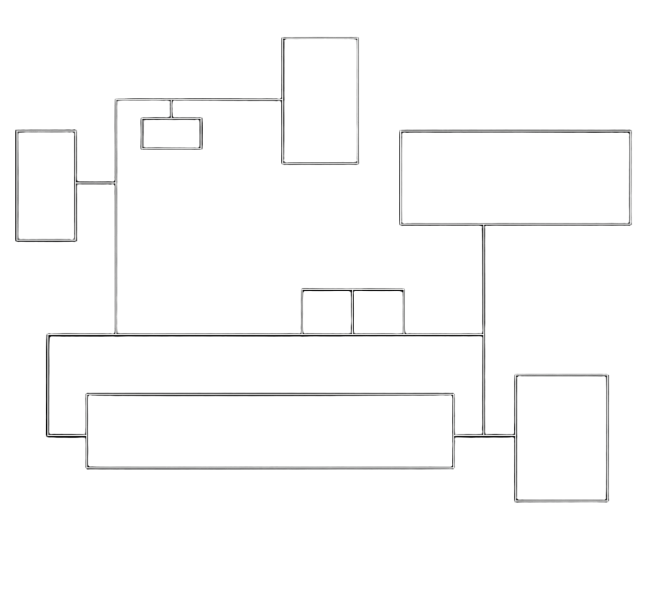
#> input picture assets/cameras/camera_map.png, 1306 x 1204 px (shown at 1/2 size)
$ python gen_vent_map.py
#> lines starting #> are read from the running program, lines starting #| are printed output that depends on the picture; after the words box and inside, x2 and y2 are one past the last pixel; in counts of white or black regions, pixels touching at a corner belong together
"""Генерация vent_map.png — прозрачный оверлей с белыми контурами
комнат и синими duct-линиями с белой обводкой.

Запуск:  cd tools && python gen_vent_map.py
"""

import os
import sys

sys.path.insert(0, os.path.join(os.path.dirname(__file__), ".."))

from PIL import Image, ImageDraw
import numpy as np

CAMERA_MAP = os.path.join(os.path.dirname(__file__), "..", "assets", "cameras", "camera_map.png")
OUTPUT = os.path.join(os.path.dirname(__file__), "..", "assets", "cameras", "vent_map.png")

cam = Image.open(CAMERA_MAP).convert("RGBA")
#> cam is the input picture: PIL image 1306x1204 RGBA; mean R, G, B, A 71, 110.2, 75.8, 6.6
W, H = cam.size
#> W = 1306; H = 1204
print(f"camera_map: {W}x{H}")
#| camera_map: 1306x1204

# ── 1. Извлечь белые контуры комнат из camera_map ───────────────────────
cam_arr = np.array(cam)
r, g, b, a = cam_arr[:, :, 0], cam_arr[:, :, 1], cam_arr[:, :, 2], cam_arr[:, :, 3]
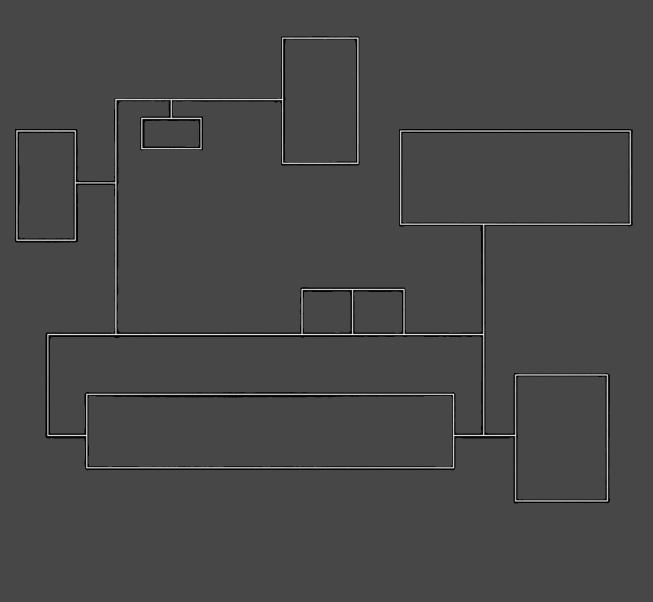
#> r: shape (1204, 1306) (shown at 1/2 size); min 0, max 245, mean 71
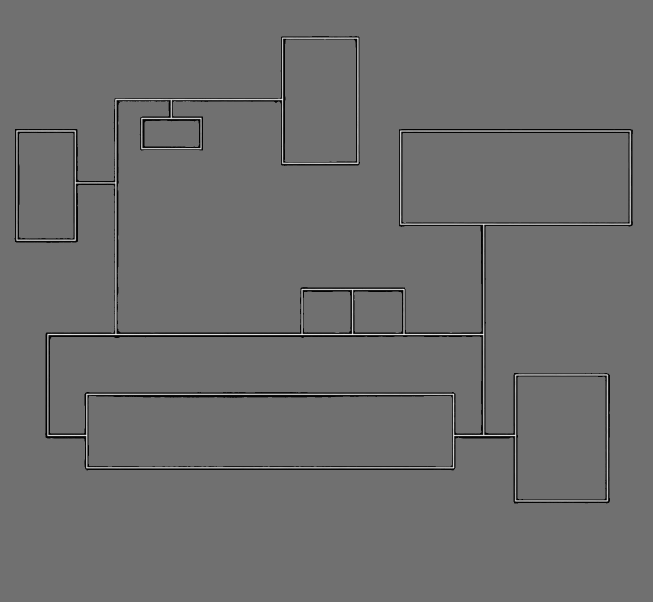
#> g: shape (1204, 1306) (shown at 1/2 size); min 0, max 245, mean 110.2
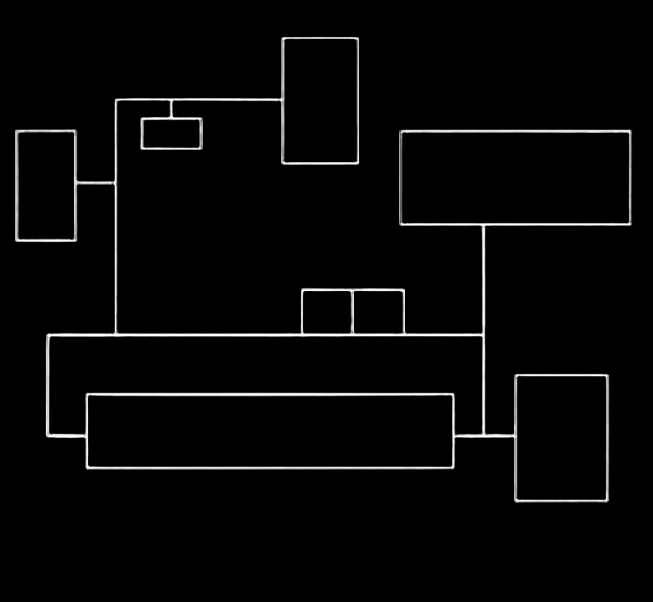
#> a: shape (1204, 1306) (shown at 1/2 size); min 0, max 255, mean 6.6
brightness = 0.299 * r.astype(float) + 0.587 * g.astype(float) + 0.114 * b.astype(float)
is_outline = brightness > 140
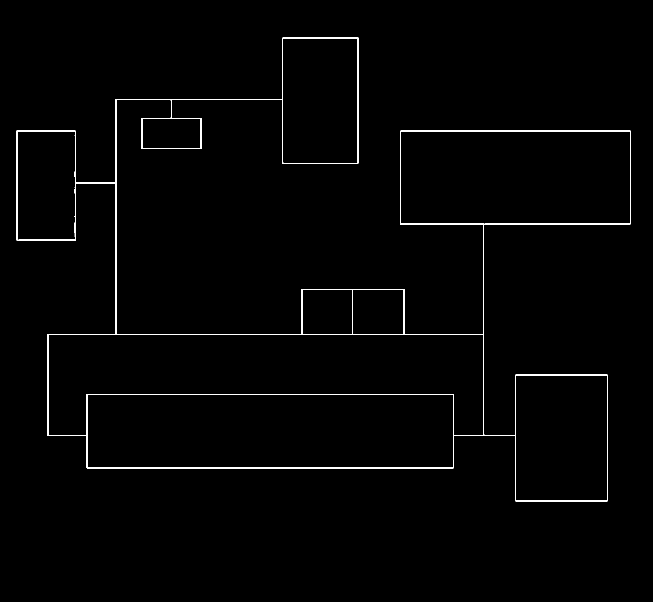
#> is_outline: shape (1204, 1306) bool (shown at 1/2 size); 1.1% white in thin lines or dots, all inside (x1, y1, x2, y2) = (33, 75, 1262, 1003)

out = np.zeros((H, W, 4), dtype=np.uint8)
out[is_outline] = [255, 255, 255, 255]

# ── 2. Duct-линии (по скриншоту reference, масштаб 1306x1204) ──────────
BLUE = (0, 90, 200, 255)
WHITE_BORD = (180, 190, 200, 200)
BORDER_W = 12
VENT_W = 6

# Пути duct-линий: периметр здания + коридоры
vent_paths = [
    # Верхний горизонт — полная ширина
    [(40, 40), (1266, 40)],
    # Левый вертикаль — от верха до среднего коридора
    [(40, 40), (40, 650)],
    # Левая горизонтальная ветка — короткая, вправо от левой стены
    [(40, 400), (140, 400)],
    # Центральный вертикальный стык — от верхней линии вниз
    [(760, 40), (760, 110)],
    # Правый верхний вертикаль — от верха вниз
    [(1266, 40), (1266, 290)],
    # Правое горизонтальное соединение
    [(950, 290), (1266, 290)],
    # Правый средний вертикаль — вниз к среднему коридору
    [(950, 290), (950, 650)],
    # Средний горизонтальный коридор — от левого к правому
    [(40, 650), (950, 650)],
    # Правый нижний вертикаль — от среднего к нижнему
    [(950, 650), (950, 1060)],
    # Нижний горизонтальный коридор — от правого влево
    [(40, 1060), (950, 1060)],
]

# ── 3. Рисуем ────────────────────────────────────────────────────────────
img = Image.fromarray(out, "RGBA")
d = ImageDraw.Draw(img)

# Белая обводка (шире), потом синяя поверх (уже)
for path in vent_paths:
    d.line(path, fill=WHITE_BORD, width=BORDER_W)
for path in vent_paths:
    d.line(path, fill=BLUE, width=VENT_W)

img.save(OUTPUT)
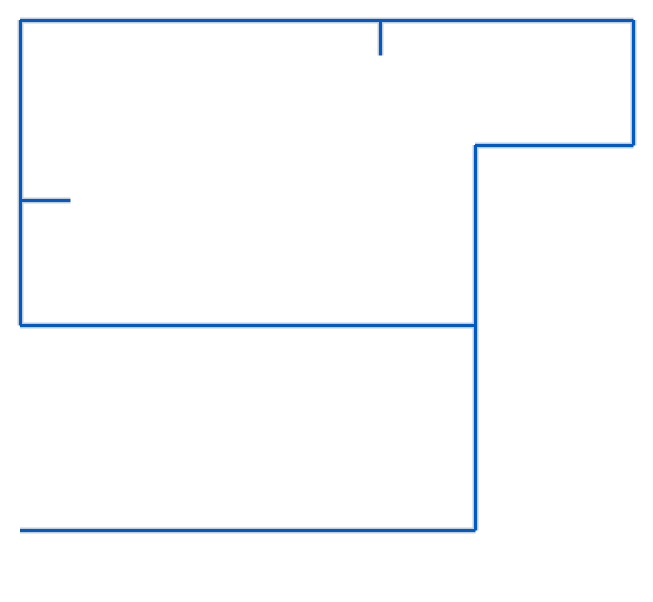
#> saved as vent_map.png: PIL image 1306x1204 RGBA (shown at 1/2 size); mean R, G, B, A 6.3, 8.2, 10.6, 11.7; transparent parts drawn white
print(f"vent_map.png {W}x{H} saved")
#| vent_map.png 1306x1204 saved
